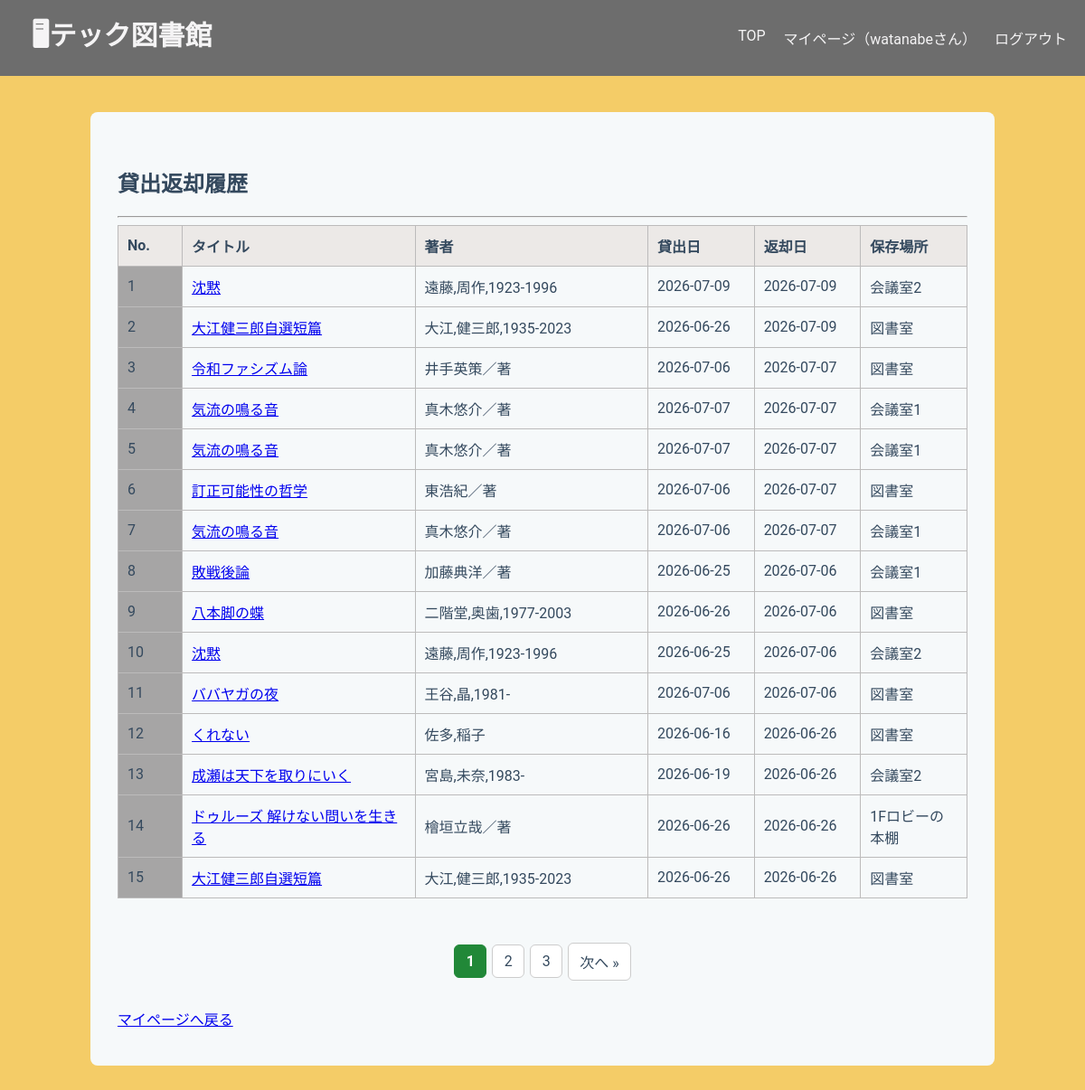
The app's page /library/history/ (signed in) with its own data.
### libraryapp/models.py (models this page shows, shortened)
class Borrow(models.Model):
    user = models.ForeignKey(User, on_delete=models.CASCADE)
    stock = models.ForeignKey(
        Stock,
        on_delete=models.PROTECT,
        related_name="borrows"
    )
    borrowed_at = models.DateTimeField(default=timezone.now)
    due_date = models.DateField()
    returned_at = models.DateTimeField(null=True, blank=True)
    class Meta:
        ordering = ["due_date"]

class Stock(models.Model):
    book = models.ForeignKey(
        Book,
        on_delete=models.CASCADE,
        related_name="stocks"
    )
    location = models.ForeignKey(
        Location,
        on_delete=models.PROTECT,
        related_name="stocks"
    )
    is_available = models.BooleanField(default=True)

class Book(models.Model):
    isbn = models.CharField(
        max_length=20,
        help_text='ISBN-10 または ISBN-13（ハイフン可）',
        verbose_name='ISBN',
        unique=True,
    )
    title = models.CharField(max_length=200, blank=True)
    author = models.CharField(max_length=200, null=True, blank=True)
    publisher = models.CharField(max_length=200, null=True, blank=True)
    publication_date = models.DateField(null=True, blank=True)
    description = models.TextField(null=True, blank=True)
    cover_url = models.URLField(null=True, blank=True)
    edition_number = models.IntegerField(default=1)

class Location(models.Model):
    name = models.CharField(max_length=100)
    def __str__(self):
        return self.name

### libraryapp/views.py (the view)
# urls.py: path("history/", views.BorrowHistoryView.as_view(), name="borrow_history"),
class BorrowHistoryView(LoginRequiredMixin, ListView):
    model = Borrow
    template_name = "libraryapp/borrow_history.html"
    context_object_name = "histories"
    paginate_by = 15
    def get_queryset(self):
        return (
            Borrow.objects.filter(
                user=self.request.user,
                returned_at__isnull=False
            )
            .select_related("stock__book")
            .order_by("-returned_at")
        )

### templates/libraryapp/borrow_history.html (shortened to what this page needs)
{% extends "libraryapp/base.html" %}
{% block content %}
<h2>貸出返却履歴</h2>
<hr>
<table>
    <tr>
        <th class="number-header">No.</th>
        <th class="title">タイトル</th>
        <th class="author">著者</th>
        <th class="date">貸出日</th>
        <th class="date">返却日</th>
        <th class="location">保存場所</th>
    </tr>
    {% for history in histories %}
    <tr>
        <td class="number">
            {{ page_obj.start_index|add:forloop.counter0 }}
        </td>
        <td>
            <a href="{% url 'book_detail' history.stock.book.id %}">
                {{ history.stock.book.title }}
            </a>
        </td>
        <td>
            {{ history.stock.book.author }}
        </td>
        <td>
            {{ history.borrowed_at|date:"Y-m-d" }}
        </td>
        <td>
            {{ history.returned_at|date:"Y-m-d" }}
        </td>
        <td>
            {{ history.stock.location }}
        </td>
    </tr>
    {% empty %}
    <tr>
        <td colspan="6">
            貸出履歴はありません。
        </td>
    </tr>
    {% endfor %}
</table>
<br>
{% if is_paginated %}
<div class="pagination">
    {% for num in page_obj.paginator.page_range %}
        {% if num == page_obj.number %}
            <span class="current">
                {{ num }}
            </span>
        {% elif num >= page_obj.number|add:"-3" and num <= page_obj.number|add:"3" %}
            <a href="?page={{ num }}">
                {{ num }}
            </a>
        {% endif %}
    {% endfor %}
    {% if page_obj.has_next %}
        <a href="?page={{ page_obj.next_page_number }}">
            次へ &raquo;
        </a>
    {% endif %}
</div>
{% endif %}
<a href="{% url 'mypage' %}">
    マイページへ戻る
</a>
{% endblock %}

### templates/libraryapp/base.html (shortened to what this page needs)
<!DOCTYPE html>
<html lang="ja">
<head>
    {% load static %}
    <link rel="stylesheet" href="{% static 'libraryapp/base.css' %}">
</head>
<body>
    <header class="header">
        <h1>
            <a href="{% url 'home' %}">
                <strong>🖥テック図書館</strong>
            </a>
        </h1>
        <nav>
            <a href="{% url 'home' %}">TOP</a>
            <a href="{% url 'mypage' %}">マイページ（{{ user.username }}さん）</a>
            <form method="post" action="{% url 'logout' %}" class="logout-form">
                <button type="submit" class="logout-link">ログアウト</button>
            </form>
        </nav>
    </header>
    <main class="container">
        {% block content %}{% endblock %}
    </main>
</body>
</html>

### static/libraryapp/base.css (style rules this page uses)
body { font-family: 'Roboto', 'Segoe UI', Tahoma, Geneva, Verdana, sans-serif; background-color: #f4cc67; color: #34495e; margin: 0; }
.header { display: flex; background-color: #6d6d6d; justify-content: space-between; align-items: center; }
.header h1 { color: #f5f4f5; margin: 15px; width: auto; padding-left: 20px; font-size: 30px; }
.header h1 a { color: #f5f4f5; text-decoration: none; }
.header nav { color: #f5f4f5; display: flex; gap: 20px; width: auto; padding-right: 20px; margin: 0; }
.header nav a { color: #f5f4f5; text-decoration: none; }
.container { background-color: #f6f9fa; padding: 40px 30px; border-radius: 8px; max-width: 1000px; width: 100%; box-sizing: border-box; margin: 40px auto; }
form button { white-space: nowrap; background-color: #717071dc; color: #faf8f8; padding: 10px 20px; border: none; border-radius: 4px; cursor: pointer; font-size: 16px; font-weight: 500; }
table { border-collapse: collapse; width: 100%; }
th { width: 100px; text-align: left; padding: 10px; background-color: #ece9e7; border: 1px solid #bcbbbb; }
td { text-align: left; vertical-align: middle; padding: 10px; border: 1px solid #bcbbbb; }
th:first-child, td:first-child { text-align: left; }
.logout-form { display: inline; }
.logout-form button { background: none; border: none; padding: 0; color: inherit; font: inherit; cursor: pointer; }
.number-header { width: 40px; }
.title { width: 200px; }
.author { width: 200px; }
.date { width: 80px; white-space: nowrap; }
.location { width: 80px; white-space: nowrap; }
.number { background-color: #a6a5a5; }
.pagination { display: flex; justify-content: center; align-items: center; gap: 6px; margin: 30px 0; }
.pagination a, .pagination span { min-width: 36px; padding: 8px 12px; text-align: center; text-decoration: none; border: 1px solid #ccc; border-radius: 6px; color: #34495e; background: white; box-sizing: border-box; }
.pagination .current { background-color: #218838; color: white; border-color: #218838; font-weight: bold; }

### records on screen
Borrow: start_index|add "1", stock.book "沈黙", stock.book.author "遠藤,周作,1923-1996", borrowed_at "2026-07-09", returned_at "2026-07-09", stock.location "会議室2"
Borrow: start_index|add "2", stock.book "大江健三郎自選短篇", stock.book.author "大江,健三郎,1935-2023", borrowed_at "2026-06-26", returned_at "2026-07-09", stock.location "図書室"
Borrow: start_index|add "3", stock.book "令和ファシズム論", stock.book.author "井手英策／著", borrowed_at "2026-07-06", returned_at "2026-07-07", stock.location "図書室"
Borrow: start_index|add "4", stock.book "気流の鳴る音", stock.book.author "真木悠介／著", borrowed_at "2026-07-07", returned_at "2026-07-07", stock.location "会議室1"
Borrow: start_index|add "5", stock.book "気流の鳴る音", stock.book.author "真木悠介／著", borrowed_at "2026-07-07", returned_at "2026-07-07", stock.location "会議室1"
Borrow: start_index|add "6", stock.book "訂正可能性の哲学", stock.book.author "東浩紀／著", borrowed_at "2026-07-06", returned_at "2026-07-07", stock.location "図書室"
Borrow: start_index|add "7", stock.book "気流の鳴る音", stock.book.author "真木悠介／著", borrowed_at "2026-07-06", returned_at "2026-07-07", stock.location "会議室1"
Borrow: start_index|add "8", stock.book "敗戦後論", stock.book.author "加藤典洋／著", borrowed_at "2026-06-25", returned_at "2026-07-06", stock.location "会議室1"
Borrow: start_index|add "9", stock.book "八本脚の蝶", stock.book.author "二階堂,奥歯,1977-2003", borrowed_at "2026-06-26", returned_at "2026-07-06", stock.location "図書室"
Borrow: start_index|add "10", stock.book "沈黙", stock.book.author "遠藤,周作,1923-1996", borrowed_at "2026-06-25", returned_at "2026-07-06", stock.location "会議室2"
Borrow: start_index|add "11", stock.book "ババヤガの夜", stock.book.author "王谷,晶,1981-", borrowed_at "2026-07-06", returned_at "2026-07-06", stock.location "図書室"
Borrow: start_index|add "12", stock.book "くれない", stock.book.author "佐多,稲子", borrowed_at "2026-06-16", returned_at "2026-06-26", stock.location "図書室"
Borrow: start_index|add "13", stock.book "成瀬は天下を取りにいく", stock.book.author "宮島,未奈,1983-", borrowed_at "2026-06-19", returned_at "2026-06-26", stock.location "会議室2"
Borrow: start_index|add "14", stock.book "ドゥルーズ 解けない問いを生きる", stock.book.author "檜垣立哉／著", borrowed_at "2026-06-26", returned_at "2026-06-26", stock.location "1Fロビーの本棚"
Borrow: start_index|add "15", stock.book "大江健三郎自選短篇", stock.book.author "大江,健三郎,1935-2023", borrowed_at "2026-06-26", returned_at "2026-06-26", stock.location "図書室"

### other values on screen
{{ user.username }} "watanabe"
{{ num }} "1"
{{ num }} "2" "3"
